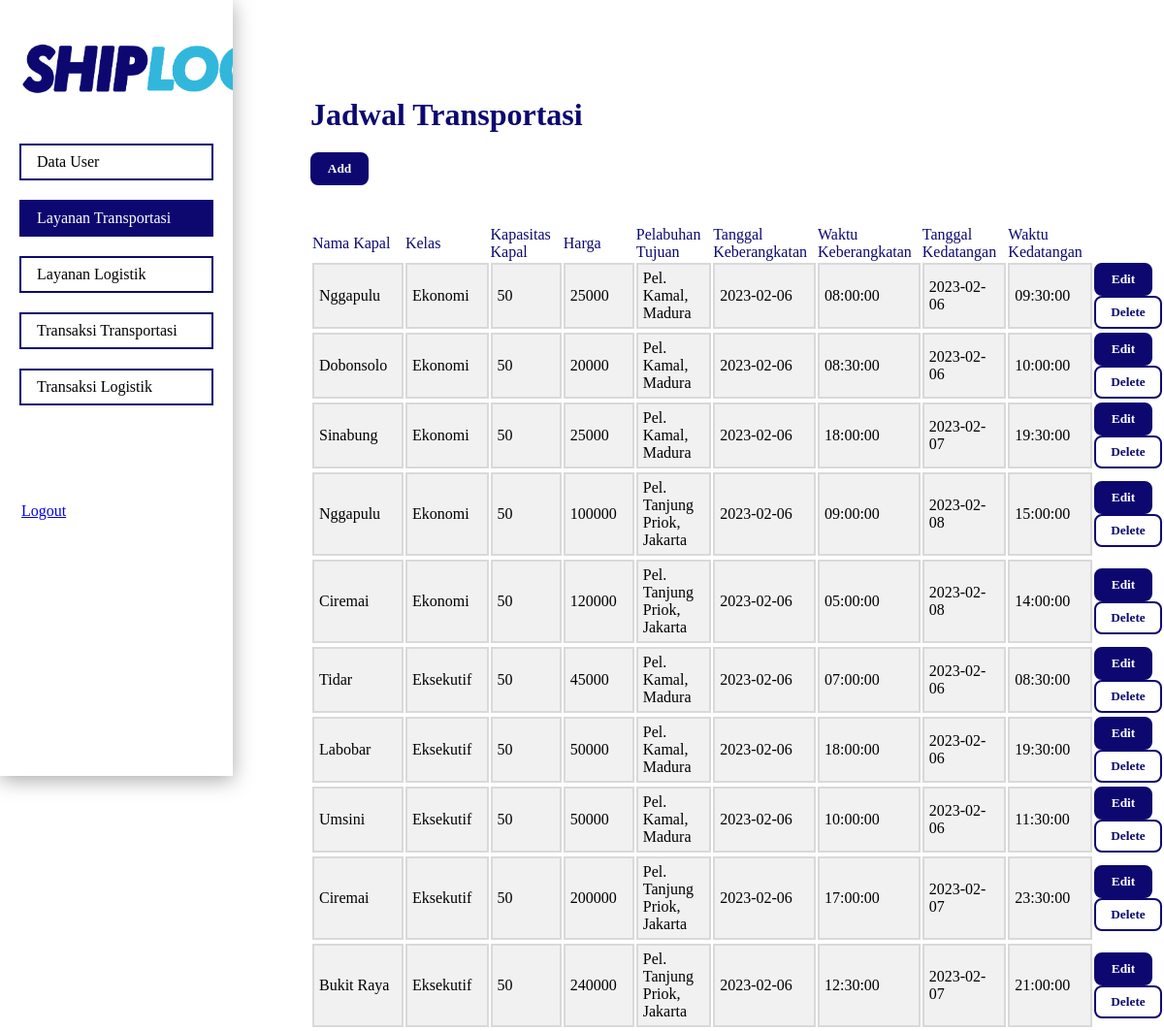
The page /admin/transportasi.php on the database its author committed.
### tables this page shows
CREATE TABLE `tiket_kapaltransportasi` (
  `id_schedule` int(11) NOT NULL,
  `name_ship` varchar(100) NOT NULL,
  `class` varchar(100) NOT NULL,
  `capacity` int(11) NOT NULL,
  `price` float NOT NULL,
  `route` varchar(100) NOT NULL,
  `date_dep` date NOT NULL,
  `time_dep` time NOT NULL,
  `date_dest` date NOT NULL,
  `time_dest` time NOT NULL
);

### admin/transportasi.php (the view, shortened to what this page needs)
<?php
$result = mysqli_query($koneksi, "SELECT * FROM tiket_kapaltransportasi ORDER BY id_schedule ASC");
?>
<!DOCTYPE html>
<html lang="en">
<head>
    <link rel="stylesheet" href="assets/transportasi.css">
</head>
<body>
    <div class="container">
        <ul>
            <li><img src="assets/shiplog.png" alt="logo-shiplog"></li>
            <li><a href="dashboard.php" class="list">Data User</a></li>
            <li><a href="#" class="active">Layanan Transportasi</a></li>
            <li><a href="logistik.php" class="list">Layanan Logistik</a></li>
            <li><a href="transaksi_transportasi.php" class="list">Transaksi Transportasi</a></li>
            <li><a href="transaksi_logistik.php" class="list">Transaksi Logistik</a></li>
            <a href="index.php" class="logout">Logout</a>
        </ul>
        <div class="right-box">
            <h1>Jadwal Transportasi</h1>
            <button class="primary"><a href="add_transportasi.php">Add</a></button>
            <table style='width:110%;'>
                <tr>
                    <td>
                        <label for="name_ship">Nama Kapal</label><br>
                    </td>
                    <td>
                        <label for="class">Kelas</label><br>
                    </td>
                    <td>
                        <label for="capacity">Kapasitas Kapal</label><br>
                    </td>
                    <td>
                        <label for="price">Harga</label><br>
                    </td>
                    <td>
                        <label for="route">Pelabuhan Tujuan</label><br>
                    </td>
                    <td>
                        <label for="date_dep">Tanggal Keberangkatan</label><br>
                    </td>
                    <td>
                        <label for="time_dep">Waktu Keberangkatan</label><br>
                    </td>
                    <td>
                        <label for="date_dest">Tanggal Kedatangan</label><br>
                    </td>
                    <td>
                        <label for="time_dest">Waktu Kedatangan</label><br>
                    </td>
                    <?php
                    while ($transportasi_data = mysqli_fetch_array($result)) {
                        echo "<tr>";
                        echo "<td class='input-box'>" . $transportasi_data['name_ship'] . "</td>";
                        echo "<td class='input-box' >" . $transportasi_data['class'] . "</td>";
                        echo "<td class='input-box' >" . $transportasi_data['capacity'] . "</td>";
                        echo "<td class='input-box' >" . $transportasi_data['price'] . "</td>";
                        echo "<td class='input-box' >" . $transportasi_data['route'] . "</td>";
                        echo "<td class='input-box' >" . $transportasi_data['date_dep'] . "</td>";
                        echo "<td class='input-box' >" . $transportasi_data['time_dep'] . "</td>";
                        echo "<td class='input-box' >" . $transportasi_data['date_dest'] . "</td>";
                        echo "<td class='input-box' >" . $transportasi_data['time_dest'] . "</td>";
                        echo "<td> <button class='primary'><a href='edit_transportasi.php?id_transportasi=$transportasi_data[id_schedule]'>Edit</a></button>
                        <button class='secondary'><a href='delete_transportasi.php?id_transportasi=".$transportasi_data['id_schedule']."'>Delete</a></button>";
                        echo "<tr>";
                    }
                    ?>
            </table>
        </div>
    </div>
</body>
</html>

### admin/assets/transportasi.css (style rules this page uses)
* { padding: 0; margin: 0; box-sizing: border-box; font-family: 'Poppins'; }
.container { height: 100vh; width: 100%; display: flex; flex-direction: row; }
ul { list-style-type: none; margin: 0; padding: 0; width: 20%; background-color: #ffffff; box-shadow: 0 4px 20px 0px rgba(0, 0, 0, .35); display: block; height: 100%; overflow: auto; }
li { margin: 20px; }
li a { display: block; color: #000; padding: 8px 16px; text-decoration: none; }
li img { width: 350px; display: flex; margin: 0 auto; margin-top: 40px; margin-bottom: 40px; }
li a.active { background-color: #0D0870; border: 2px solid #0D0870; color: white; }
.list { border: 2px solid #0D0870; }
.right-box { height: 100vh; width: 80%; padding: 80px; padding-top: 100px; }
.right-box h1 { color: #0D0870; margin-bottom: 20px; }
.right-box .primary { background-color: #0D0870; border: 2px solid #0D0870; border-radius: 8px; padding: 7px; width: 60px; }
.right-box .primary a { color: white; text-decoration: none; font-weight: 600; }
table { width: 100%; margin-top: 40px; }
.secondary { background-color: #ffffff; border: 2px solid #0D0870; padding: 7px; width: 70px; border-radius: 8px; }
.secondary a { text-decoration: none; color: #0D0870; font-weight: 600; }
label { font-weight: 400; color: #0D0870; }
.input-box { padding: 5px; width: 250px; background: #F1F1F1; border: 2px solid #D9D9D9; }
.logout { display: flex; margin-top: 100px; margin-left: 22px; }

### rows shown on the page
tiket_kapaltransportasi: name_ship "Nggapulu", class "Ekonomi", capacity "50", price "25000", route "Pel. Kamal, Madura", date_dep "2023-02-06", time_dep "08:00:00", date_dest "2023-02-06", time_dest "09:30:00"
tiket_kapaltransportasi: name_ship "Dobonsolo", class "Ekonomi", capacity "50", price "20000", route "Pel. Kamal, Madura", date_dep "2023-02-06", time_dep "08:30:00", date_dest "2023-02-06", time_dest "10:00:00"
tiket_kapaltransportasi: name_ship "Sinabung", class "Ekonomi", capacity "50", price "25000", route "Pel. Kamal, Madura", date_dep "2023-02-06", time_dep "18:00:00", date_dest "2023-02-07", time_dest "19:30:00"
tiket_kapaltransportasi: name_ship "Nggapulu", class "Ekonomi", capacity "50", price "100000", route "Pel. Tanjung Priok, Jakarta", date_dep "2023-02-06", time_dep "09:00:00", date_dest "2023-02-08", time_dest "15:00:00"
tiket_kapaltransportasi: name_ship "Ciremai", class "Ekonomi", capacity "50", price "120000", route "Pel. Tanjung Priok, Jakarta", date_dep "2023-02-06", time_dep "05:00:00", date_dest "2023-02-08", time_dest "14:00:00"
tiket_kapaltransportasi: name_ship "Tidar", class "Eksekutif", capacity "50", price "45000", route "Pel. Kamal, Madura", date_dep "2023-02-06", time_dep "07:00:00", date_dest "2023-02-06", time_dest "08:30:00"
tiket_kapaltransportasi: name_ship "Labobar", class "Eksekutif", capacity "50", price "50000", route "Pel. Kamal, Madura", date_dep "2023-02-06", time_dep "18:00:00", date_dest "2023-02-06", time_dest "19:30:00"
tiket_kapaltransportasi: name_ship "Umsini", class "Eksekutif", capacity "50", price "50000", route "Pel. Kamal, Madura", date_dep "2023-02-06", time_dep "10:00:00", date_dest "2023-02-06", time_dest "11:30:00"
tiket_kapaltransportasi: name_ship "Ciremai", class "Eksekutif", capacity "50", price "200000", route "Pel. Tanjung Priok, Jakarta", date_dep "2023-02-06", time_dep "17:00:00", date_dest "2023-02-07", time_dest "23:30:00"
tiket_kapaltransportasi: name_ship "Bukit Raya", class "Eksekutif", capacity "50", price "240000", route "Pel. Tanjung Priok, Jakarta", date_dep "2023-02-06", time_dep "12:30:00", date_dest "2023-02-07", time_dest "21:00:00"
